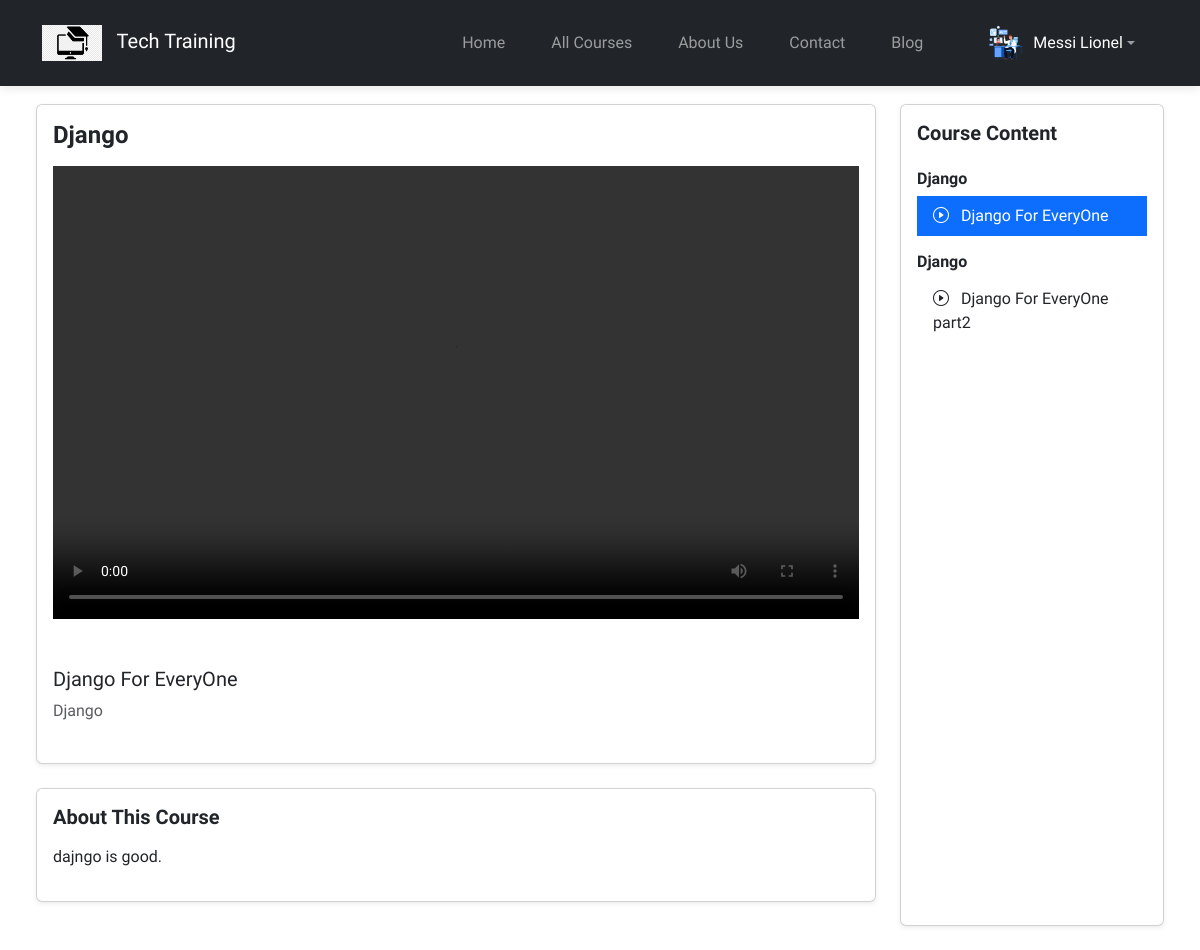
Page /student/course/7/ (signed in) on the committed database.
### main_page_app/models.py (models this page shows, shortened)
class CustomUser(AbstractUser):
    USER_TYPE = (
        ("student", "Student"),
        ("instructor", "Instructor"),
    )
    user_type = models.CharField(max_length=100, choices=USER_TYPE, default="student")
    user_profile_image = models.ImageField(upload_to="images/profile_images/")
    phone = models.CharField(max_length=15, blank=True, null=True)
    address = models.TextField(blank=True, null=True)
    bio = models.TextField(blank=True, null=True)

class Courses(models.Model):
    CATEGORY_CHOICES = [
        ("programming", "Programming"),
        ("web development", "Web Development"),
        ("data science & analytics", "Data Science & Analytics"),
        ("graphic designing", "Graphic Designing"),
    ]
    SKILL_LEVEL = [
        ("beginner", "Beginner"),
        ("intermediate", "Intermediate"),
        ("advanced", "Advanced"),
    ]
    title = models.CharField(max_length=200)
    category = models.CharField(max_length=100, choices=CATEGORY_CHOICES)
    skill_level = models.CharField(max_length=100, choices=SKILL_LEVEL)
    description = models.TextField()
    syllabus = models.TextField(null=True)
    course_material = models.FileField(
        upload_to="course_materials/", blank=True, null=True
    )
    image = models.ImageField(upload_to="images/courses/", blank=True, null=True)
    price = models.DecimalField(max_digits=10, decimal_places=2)
    discount = models.PositiveIntegerField(default=0)
    instructor = models.ForeignKey(
        CustomUser,
        on_delete=models.CASCADE,
        limit_choices_to={"user_type": "instructor"},
        null=True,
    )
    duration = models.CharField(
        max_length=50, help_text="in months"
    )  # duration like 3 months
    enrollment_deadline = models.DateField()
    prerequisites = models.TextField(
        blank=True, null=True
    )  # (e.g., "Basic understanding of programming").
    special_offers = models.ManyToManyField(SpecialOffers, blank=True)
    course_rating = models.DecimalField(max_digits=3, decimal_places=2, default=0.0)
    is_new = models.BooleanField(default=True)
    is_active = models.BooleanField(default=True)
    created_at = models.DateTimeField(auto_now_add=True)
    updated_at = models.DateTimeField(auto_now=True)

### instructor_portal/models.py (models this page shows, shortened)
class Video(models.Model):
    topic = models.ForeignKey(Topic, on_delete=models.CASCADE, related_name='videos')
    title = models.CharField(max_length=200)  # Video title
    video_url = models.FileField(upload_to='course_video/')  # Video URL
    order = models.PositiveIntegerField(default=0)  # Order of the video within the topic

class Topic(models.Model):
    course = models.ForeignKey('main_page_app.Courses', on_delete=models.CASCADE, related_name='topics')
    title = models.CharField(max_length=200)  # Topic title
    description = models.TextField()  # Topic description
    order = models.PositiveIntegerField(default=0)  # Order of the topic

### student_portal/views.py (the view)
# urls.py: path('course/<int:course_id>/', course_detail, name='course_detail'),
def course_detail(request, course_id):
    course = Courses.objects.get(id=course_id)
    topics = course.topics.all().order_by("order")
    first_video = None
    if topics.exists():
        first_topic = topics.first()
        if first_topic.videos.exists():
            first_video = first_topic.videos.first()
    return render(
        request,
        "dashboard/course_detail.html",
        {"course": course, "topics": topics, "current_video": first_video},
    )

### student_portal/templates/dashboard/course_detail.html (shortened to what this page needs)
{% extends 'base2.html' %}
{% block content %}
{% load static %}
<div class="container-fluid">
  <div class="row p-4">
    <div class="col-md-9">
      <div class="card shadow-sm mb-4">
        <div class="card-body">
          <h4 class="fw-bold mb-3">{{ course.title }}</h4>
<div class="ratio ratio-16x9 mb-4">
  {% if current_video %}
    <video controls width="100%" id="course-video">
      <source src="{{ current_video.video_url.url }}" type="video/mp4">
    </video>
  {% else %}
    <div class="d-flex align-items-center justify-content-center bg-light" style="height: 100%;">
      <p class="text-muted">Select a video to start learning</p>
    </div>
  {% endif %}
</div>
          <div class="mb-4">
            <h5>{{ current_video.title|default:"No video selected" }}</h5>
            <p class="text-muted">{{ current_video.topic.title|default:"" }}</p>
          </div>
        </div>
      </div>
      <div class="card shadow-sm mb-4">
        <div class="card-body">
          <h5 class="fw-bold mb-3">About This Course</h5>
          <p>{{ course.description }}</p>
        </div>
      </div>
    </div>
<div class="col-md-3">
  <div class="card shadow-sm h-100">
    <div class="card-body">
      <h5 class="fw-bold mb-3">Course Content</h5>
      <div class="list-group list-group-flush">
        {% for topic in topics %}
          <div class="list-group-item border-0 px-0 py-2">
            <h6 class="fw-bold">{{ topic.title }}</h6>
            <div class="list-group list-group-flush">
              {% for video in topic.videos.all %}
                <a href="{% url 'video_detail' course.id video.id %}"
                   class="list-group-item list-group-item-action {% if video.id == current_video.id %}active{% endif %}">
                  <i class="bi bi-play-circle me-2"></i> {{ video.title }}
                </a>
              {% endfor %}
            </div>
          </div>
        {% endfor %}
      </div>
    </div>
  </div>
</div>
  </div>
</div>
{% endblock %}

### student_portal/templates/base2.html (shortened to what this page needs)
{% load static %}
<!DOCTYPE html>
<html lang="en">
  <head>
    <link
      href="https://cdn.jsdelivr.net/npm/bootstrap@5.3.0/dist/css/bootstrap.min.css"
      rel="stylesheet"
    />
    <link
      rel="stylesheet"
      href="https://cdn.jsdelivr.net/npm/bootstrap-icons@1.7.2/font/bootstrap-icons.css"
    />
    <link rel="stylesheet" href="https://cdn.jsdelivr.net/npm/alertifyjs@1.14.0/build/css/alertify.min.css">
    <link rel="stylesheet" href="https://cdn.jsdelivr.net/npm/alertifyjs@1.14.0/build/css/themes/default.min.css">
    <link href="https://cdnjs.cloudflare.com/ajax/libs/font-awesome/6.0.0-beta3/css/all.min.css" rel="stylesheet">
    <link rel="stylesheet" href="{% static 'css/styles.css' %}" />
    <link rel="stylesheet" href="{% static 'css/aos.css' %}" />
  </head>
  <body>
    <nav class="navbar navbar-expand-lg navbar-dark bg-dark fixed-top">
      <div class="container">
        <a class="navbar-brand" href="{% url 'home' %}">
          <img
            src="{% static 'images/logo.png' %}"
            alt="Logo"
            width="60"
            class="d-inline-block align-text-left"
          />
          Tech Training
        </a>
        <div class="collapse navbar-collapse" id="navbarNav">
          <ul class="navbar-nav ms-auto align-items-center">
            <li class="nav-item">
              <a class="nav-link {% if request.path == '/' %}active{% endif %}" aria-current="page" href="{% url 'home' %}"
                >Home</a
              >
            </li>
            <li class="nav-item">
              <a class="nav-link {% if request.path == '/courses' %}active{% endif %}" href="{% url 'courses' %}">All Courses</a>
            </li>
            <li class="nav-item">
              <a class="nav-link {% if request.path == '/about_us' %}active{% endif %}" href="{% url 'aboutus' %}">About Us</a>
            </li>
            <li class="nav-item">
              <a class="nav-link {% if request.path == '/contact' %}active{% endif %}" href="{% url 'contact' %}">Contact</a>
            </li>
            <li class="nav-item">
              <a class="nav-link {% if request.path == '/blogs' %}active{% endif %}" href="{% url 'blog_list' %}">Blog</a>
            </li>
            {% if user.is_authenticated %}
            <li class="nav-item dropdown ms-3">
                <a class="nav-link dropdown-toggle d-flex align-items-center" href="#" id="userDropdown" role="button" data-bs-toggle="dropdown" aria-expanded="false">
                    <img src="{% if user.user_profile_image %}{{ user.user_profile_image.url }}{% else %}{% static 'images/default-user.png' %}{% endif %}"
                         alt="Profile Image"
                         class="rounded-circle"
                         style="width: 40px; height: 40px; object-fit: cover;">
                    <span class="ms-2 text-white">{{ user.first_name }} {{ user.last_name }}</span>
                </a>
            </li>
            {% endif %}
          </ul>
        </div>
      </div>
    </nav>
    {% block content %}{% endblock %}
  </body>
</html>

### main_page_app/static/css/styles.css (style rules this page uses)
body { padding-top: 80px; font-family: var(--font-base), sans-serif; }
.navbar { padding: 15px 0; box-shadow: 0 2px 10px rgba(0, 0, 0, 0.1); }
.navbar-brand img { margin-right: 10px; }
.nav-link { margin: 0 15px; font-weight: 500; transition: all 0.3s ease; }
:root { --font-base: "Bai Jamjuree"; }
.card { transition: transform 0.3s ease, box-shadow 0.3s ease; }

### rows in the picture
CustomUser: user_profile_image (picture), first_name "Messi", last_name "Lionel"
Courses: title "Django", description "dajngo is good."
Video: title "Django For EveryOne", topic "Django"
Topic: title "Django"
Topic: title "Django"
Video: title "Django For EveryOne part2"
